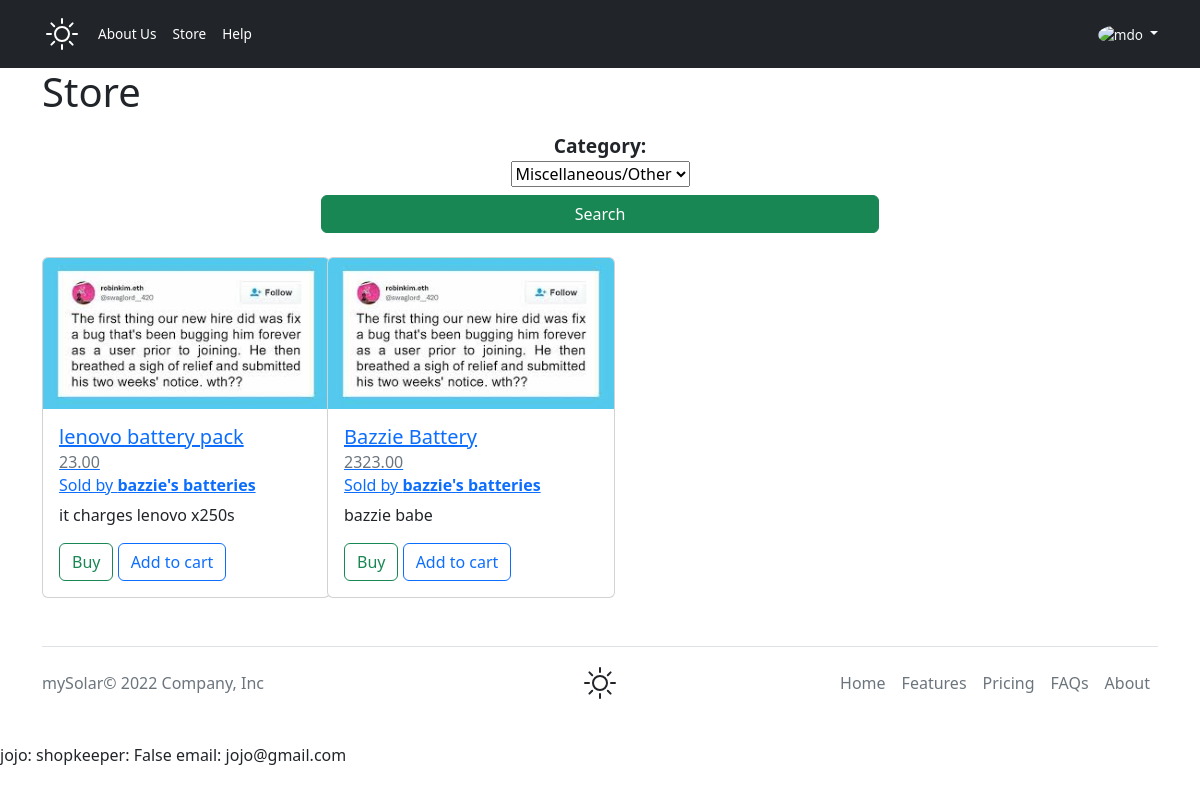
The app's page /shop (signed in) with its own data.
### mySolarApp/models.py (models this page shows, shortened)
class Product(models.Model):
    SLP = "SLP"  # solar panels
    BAT = "BAT"  # batteries
    INV = "INV"  # inverters
    CHA_CTRL = "CHA_CTRL"  # charge controllers
    WAT_PUMPS = "WAT_PUMPS"  # water pumps
    ACC = "ACC"  # accessories
    TOOLS = "TOOLS"  # tools
    MISC = "MISC"  # miscellaneous
    CATEGORY = [
        (SLP, "Solar Panels"),
        (BAT, "Batteries"),
        (INV, "Inverters"),
        (CHA_CTRL, "Charge Controllers"),
        (WAT_PUMPS, "Water Pumps"),
        (ACC, "Accessories"),
        (TOOLS, "Tools"),
        (MISC, "Miscellaneous/Other"),
    ]
    seller = models.ForeignKey(
        Profile, on_delete=models.CASCADE, related_name="product_seller")
    title = models.CharField(max_length=64)
    pic = models.ImageField(blank=True, height_field=None,
                            width_field=None, upload_to='product_images')
    short_desc = models.CharField("Short Description", max_length=150)
    long_desc = models.CharField("Long Description", max_length=5000)
    category = models.CharField(max_length=10, choices=CATEGORY, default=MISC)
    price = models.DecimalField(max_digits=6, decimal_places=2)
    in_stock = models.BooleanField(default=True)

class Profile(models.Model):
    shopkeeper = models.OneToOneField(
        User, on_delete=models.CASCADE, related_name="user_profile")
    name = models.CharField(max_length=64)
    bio = models.CharField(max_length=1000)
    location = models.CharField(max_length=128)
    how_active = models.IntegerField()
    identification = models.CharField(max_length=13)

class User(AbstractUser):
    beSellerFormSubmitted = models.BooleanField(default=False)
    contact_info = models.CharField(max_length=15, blank=True)
    is_shopkeeper = models.BooleanField(default=False)
    def __str__(self):
        return f'{self.username}: shopkeeper: {self.is_shopkeeper} email: {self.email}'

### mySolarApp/views.py (the view)
# urls.py: path("shop", shop, name="shop"),
def shop(request):
    f = Product.objects.all()
    categoryForm = categoryProductsForm()
    if len(f) != 0:
        context = {
            "products": f,
            "categoryForm": categoryForm
        }
    else:
        context = {"products": "None"}
    return render(request, "mySolar/store.html", context)

### mySolarApp/forms.py
class categoryProductsForm(forms.ModelForm):
    class Meta:
        model = Product
        fields = {"category"}

### mySolarApp/templates/mySolar/store.html (shortened to what this page needs)
{% extends 'mySolar/layout.html' %} {% load static %}  {% block body %}
<h1>Store</h1>
{% if categoryForm %}
<form action="categoryProducts" method="POST" class="w-50 text-center d-flex flex-column">
  <div class="p-2">
    {{categoryForm}}
  </div>
  <button type="submit" class="btn btn-success">Search</button>
</form>
{% endif %}
<br />
{% if products == "None" %}
<h1 class="m-2 p-3 text-center">There are no products in this category yet, check again soon!</h1>
{% else %}
<div class="row row-cols-1 row-cols-md-2 row-cols-lg-4 mb-3">
  {% for product in products %}
  <div class="col mb-4">
    <a href="{% url 'product' product.pk %}">
      <div class="card" style="width: 18rem">
        <img src="{% static 'respect1000.jpg' %}" class="card-img-top" alt="..." />
        <div class="card-body">
          <h5 class="card-title">{{ product.title }}</h5>
          <h6 class="card-subtitle mb-2 text-muted">{{ product.price }}</h6>
          <h6 class="card-subtitle mb-2 text-muted">
            Sold by
            <a href="{% url 'sellerInfo' product.seller.pk %}"><b>{{product.seller.name }}</b></a>
          </h6>
          <p class="card-text">{{ product.short_desc }}</p>
          {% if product.seller.shopkeeper.username.lower == request.user.username.lower %}
          <a href="{% url 'editProduct' product.pk 'edit' %}" class="btn btn-outline-success">Edit</button>
            <a href="{% url 'editProduct' product.pk 'delete' %}" class="btn btn-outline-primary">Delete</a>
            {% else %}
            <button class="btn btn-outline-success">Buy</button>
            <button class="btn btn-outline-primary">Add to cart</button>
            {% endif %}
        </div>
      </div>
    </a>
  </div>
  {% endfor %}
</div>
{% endif %}
{% endblock %}

### mySolarApp/templates/mySolar/layout.html (shortened to what this page needs)
<!DOCTYPE html>
<html>
<head>
  {% load static %}
  <link href="https://cdn.jsdelivr.net/npm/bootstrap@5.2.0-beta1/dist/css/bootstrap.min.css" rel="stylesheet"
 />
  <link rel="stylesheet" href="{% static 'mySolar/index.css' %}" />
</head>
<body>
  {% if request.user.is_authenticated == False %}
  <header id="UNAUTHORIZED" class="p-3 bg-dark text-white">
    <div class="container text-small">
      <div class="d-flex flex-wrap align-items-center justify-content-center justify-content-lg-start">
        <a href="/" class="d-flex align-items-center mb-2 mb-lg-0 text-white text-decoration-none">
          <svg xmlns="http://www.w3.org/2000/svg" class="bi me-2" width="40" height="32" role="img" aria-label="mySolar"
            fill="currentColor" class="bi bi-brightness-high" viewBox="0 0 16 16">
            <path
              d="M8 11a3 3 0 1 1 0-6 3 3 0 0 1 0 6zm0 1a4 4 0 1 0 0-8 4 4 0 0 0 0 8zM8 0a.5.5 0 0 1 .5.5v2a.5.5 0 0 1-1 0v-2A.5.5 0 0 1 8 0zm0 13a.5.5 0 0 1 .5.5v2a.5.5 0 0 1-1 0v-2A.5.5 0 0 1 8 13zm8-5a.5.5 0 0 1-.5.5h-2a.5.5 0 0 1 0-1h2a.5.5 0 0 1 .5.5zM3 8a.5.5 0 0 1-.5.5h-2a.5.5 0 0 1 0-1h2A.5.5 0 0 1 3 8zm10.657-5.657a.5.5 0 0 1 0 .707l-1.414 1.415a.5.5 0 1 1-.707-.708l1.414-1.414a.5.5 0 0 1 .707 0zm-9.193 9.193a.5.5 0 0 1 0 .707L3.05 13.657a.5.5 0 0 1-.707-.707l1.414-1.414a.5.5 0 0 1 .707 0zm9.193 2.121a.5.5 0 0 1-.707 0l-1.414-1.414a.5.5 0 0 1 .707-.707l1.414 1.414a.5.5 0 0 1 0 .707zM4.464 4.465a.5.5 0 0 1-.707 0L2.343 3.05a.5.5 0 1 1 .707-.707l1.414 1.414a.5.5 0 0 1 0 .708z" />
          </svg>
        </a>
        <ul class="nav col-12 col-lg-auto me-lg-auto mb-2 justify-content-center mb-md-0">
          <li>
            <a href="{% url 'about' %}" class="nav-link px-2 text-white">About Us</a>
          </li>
          <li>
            <a href="{% url 'shop' %}" class="nav-link px-2 text-white">Store</a>
          </li>
          <li>
            <a href="{% url 'help' %}" class="nav-link px-2 text-white">Help</a>
          </li>
          <li><a href="#" class="nav-link px-2 text-white">Cart</a></li>
        </ul>
        <div class="text-end">
          <a href="{% url 'login' %}"><button type="button" class="btn btn-outline-light me-2">
              Login
            </button></a>
          <a href="{% url 'register' %}"><button type="button" class="btn btn-warning">Sign-up</button></a>
        </div>
      </div>
    </div>
  </header>
  {% elif request.user.is_shopkeeper == False %}
  <header id="AUTHORIZED_BUYER" class="p-3 bg-dark text-white">
    <div class="container text-small">
      <div class="d-flex flex-wrap align-items-center justify-content-center justify-content-lg-start">
        <a href="/" class="d-flex align-items-center mb-2 mb-lg-0 text-white text-decoration-none">
        </a>
        <ul class="nav col-12 col-lg-auto me-lg-auto mb-2 justify-content-center mb-md-0">
          <li>
            <a href="{% url 'about' %}" class="nav-link px-2 text-white">About Us</a>
          </li>
          <li>
            <a href="{% url 'shop' %}" class="nav-link px-2 text-white">Store</a>
          </li>
          <li>
            <a href="{% url 'help' %}" class="nav-link px-2 text-white">Help</a>
          </li>
        </ul>
        <div class="dropdown text-end">
          <a href="#" class="d-block link-light text-decoration-none dropdown-toggle" id="dropdownUser1"
            data-bs-toggle="dropdown" aria-expanded="false">
            <img src="https://github.com/mdo.png" alt="mdo" width="32" height="32" class="rounded-circle" />
          </a>
        </div>
      </div>
    </div>
  </header>
  {% endif %}
  <main class="container">{% block body %} {% endblock %}</main>
</body>
<div class="container">
  <footer class="d-flex flex-wrap justify-content-between align-items-center py-3 my-4 border-top">
    <p class="col-md-4 mb-0 text-muted">mySolar© 2022 Company, Inc</p>
    <a href="/"
      class="col-md-4 d-flex align-items-center justify-content-center mb-3 mb-md-0 me-md-auto link-dark text-decoration-none">
    </a>
    <ul class="nav col-md-4 justify-content-end">
      <li class="nav-item">
        <a href="/" class="nav-link px-2 text-muted">Home</a>
      </li>
      <li class="nav-item">
        <a href="#" class="nav-link px-2 text-muted">Features</a>
      </li>
      <li class="nav-item">
        <a href="#" class="nav-link px-2 text-muted">Pricing</a>
      </li>
      <li class="nav-item">
        <a href="{% url 'help' %}" class="nav-link px-2 text-muted">FAQs</a>
      </li>
      <li class="nav-item">
        <a href="{% url 'about' %}" class="nav-link px-2 text-muted">About</a>
      </li>
    </ul>
  </footer>
</div>
{{ request.user }}
</html>

### mySolarApp/static/mySolar/index.css (style rules this page uses)
* { box-sizing: border-box; }
label { font-size: 1.2rem; display: block; font-weight: bold; }
form { text-align: center; margin: auto auto; }
.text-small { font-size: 85%; }
.dropdown-toggle { outline: 0; }

### records on screen
Product: title "lenovo battery pack", price "23.00", seller.name "bazzie's batteries", short_desc "it charges lenovo x250s", shows "Buy"
Product: title "Bazzie Battery", price "2323.00", seller.name "bazzie's batteries", short_desc "bazzie babe", shows "Buy"
User: user "jojo: shopkeeper: False email: jojo@gmail.com"
